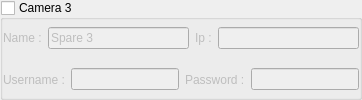
                       <widget class="QGroupBox" name="group_camera_3">
                        <property name="enabled">
                         <bool>true</bool>
                        </property>
                        <property name="title">
                         <string>Camera 3</string>
                        </property>
                        <property name="checkable">
                         <bool>true</bool>
                        </property>
                        <property name="checked">
                         <bool>false</bool>
                        </property>
                        <layout class="QVBoxLayout" name="verticalLayout_15">
                         <property name="leftMargin">
                          <number>0</number>
                         </property>
                         <property name="topMargin">
                          <number>0</number>
                         </property>
                         <property name="rightMargin">
                          <number>0</number>
                         </property>
                         <property name="bottomMargin">
                          <number>0</number>
                         </property>
                         <item>
                          <widget class="QFrame" name="frame_30">
                           <property name="frameShape">
                            <enum>QFrame::Shape::NoFrame</enum>
                           </property>
                           <layout class="QHBoxLayout" name="horizontalLayout_30">
                            <property name="leftMargin">
                             <number>0</number>
                            </property>
                            <property name="topMargin">
                             <number>0</number>
                            </property>
                            <property name="rightMargin">
                             <number>0</number>
                            </property>
                            <property name="bottomMargin">
                             <number>0</number>
                            </property>
                            <item>
                             <widget class="QLabel" name="label_63">
                              <property name="text">
                               <string>Name :</string>
                              </property>
                             </widget>
                            </item>
                            <item>
                             <widget class="QLineEdit" name="line_name_camera_3">
                              <property name="maximumSize">
                               <size>
                                <width>174</width>
                                <height>16777215</height>
                               </size>
                              </property>
                              <property name="text">
                               <string>Spare 3</string>
                              </property>
                             </widget>
                            </item>
                            <item>
                             <widget class="QLabel" name="label_26">
                              <property name="text">
                               <string>Ip :</string>
                              </property>
                             </widget>
                            </item>
                            <item>
                             <widget class="QLineEdit" name="line_ip_camera_3"/>
                            </item>
                           </layout>
                          </widget>
                         </item>
                         <item>
                          <widget class="QFrame" name="frame_31">
                           <property name="frameShape">
                            <enum>QFrame::Shape::NoFrame</enum>
                           </property>
                           <layout class="QHBoxLayout" name="horizontalLayout_31">
                            <property name="leftMargin">
                             <number>0</number>
                            </property>
                            <property name="topMargin">
                             <number>0</number>
                            </property>
                            <property name="rightMargin">
                             <number>0</number>
                            </property>
                            <property name="bottomMargin">
                             <number>0</number>
                            </property>
                            <item>
                             <widget class="QLabel" name="label_27">
                              <property name="text">
                               <string>Username :</string>
                              </property>
                             </widget>
                            </item>
                            <item>
                             <widget class="QLineEdit" name="line_username_camera_3"/>
                            </item>
                            <item>
                             <widget class="QFrame" name="frame_32">
                              <property name="frameShape">
                               <enum>QFrame::Shape::NoFrame</enum>
                              </property>
                              <layout class="QHBoxLayout" name="horizontalLayout_32">
                               <property name="leftMargin">
                                <number>0</number>
                               </property>
                               <property name="topMargin">
                                <number>0</number>
                               </property>
                               <property name="rightMargin">
                                <number>0</number>
                               </property>
                               <property name="bottomMargin">
                                <number>0</number>
                               </property>
                               <item>
                                <widget class="QLabel" name="label_28">
                                 <property name="text">
                                  <string>Password :</string>
                                 </property>
                                </widget>
                               </item>
                               <item>
                                <widget class="QLineEdit" name="line_password_camera_3"/>
                               </item>
                              </layout>
                             </widget>
                            </item>
                           </layout>
                          </widget>
                         </item>
                        </layout>
                       </widget>
